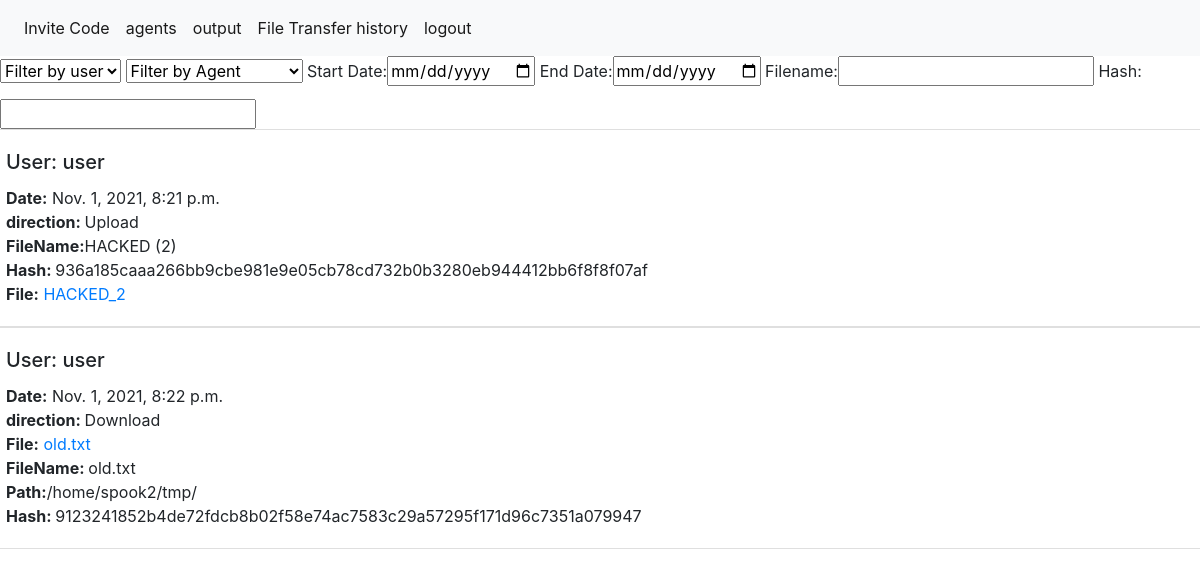
The page /ViewFileTransfer/ (signed in) on the database as committed earlier.
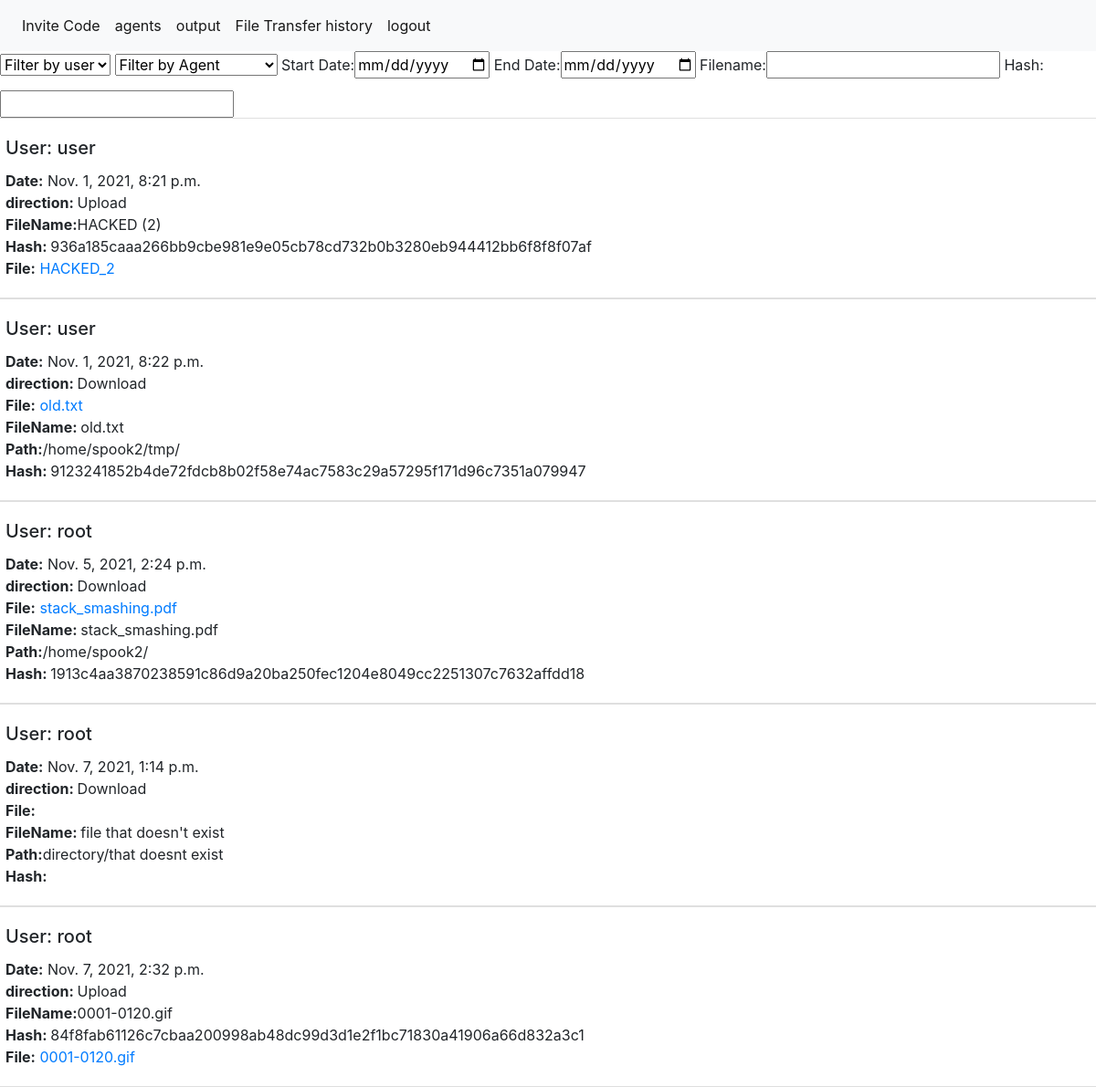
The same page on the database as committed later.
### api/models.py (models this page shows)
class UserActionLog(models.Model):
    User= models.ForeignKey(User, on_delete=models.PROTECT)
    Command = models.TextField()
    Output = models.TextField()
    Date = models.DateTimeField(default=timezone.now)
    CommandTypeEnumChoice=(
        ('FileTransfer','FileTransfer'),
        ('ShellCommand','ShellCommand')
    )
    CommandType = models.CharField(choices=CommandTypeEnumChoice,max_length=255)
    TransferLog= models.ForeignKey(FileTransferLog, on_delete=models.PROTECT,null=True,blank=True)
    Agent= models.ForeignKey(Agent,on_delete=models.PROTECT )
    Queued = models.BooleanField(default=True)

class FileTransferLog(models.Model):
    User= models.ForeignKey(User, on_delete=models.PROTECT)
    FileName = models.CharField(max_length=255)
    Time= models.DateTimeField(default=timezone.now)
    Hash =models.CharField(max_length=64)
    File=models.FileField(null=True)
    DirectionTypeEnumChoice=(
        ('Upload', 'Upload'),
        ('Download', 'Download')
    )
    direction= models.CharField(choices=DirectionTypeEnumChoice,max_length=255)
    Path= models.TextField(null=True)

### frontend/views.py (the view)
# urls.py: path('ViewFileTransfer/', views.ViewFileTransfer, name='ViewFileTransfer'),
@login_required
def ViewFileTransfer(request):
    output_list= UserActionLog.objects.all().exclude(TransferLog=FileTransferLog())
    user_list = User.objects.all().distinct()
    agent_list = Agent.objects.all().distinct()
    context= {
        'log_list': list(output_list),
        'user_list': list(user_list),
        'agent_list': list(agent_list),
    }
    return render(request, 'frontend/ViewFileTransfer.html', context)

### api/models.py (called while the page is built)
    def __str__(self):
        return self.name

### frontend/templates/frontend/ViewFileTransfer.html (shortened to what this page needs)
{% extends 'frontend/base.html' %}
{% block content %}
<select id="UserSelect" class="form-select form-select-lg mb-3" aria-label=".form-select-lg example" onChange="hidebutgood()">
    <option selected>Filter by user</option>
    </select>
    <select id="AgentSelect" class="form-select form-select-lg mb-3" aria-label=".form-select-lg example" onChange="hidebutgood()">
      <option selected>Filter by Agent</option>
    </select>
    Start Date:<input id="StartDate" type="date" onchange="hidebutgood()" >
    End Date:<input id="EndDate" type="date" onchange="hidebutgood()">
    Filename:<input type="text"  id="filename" onchange="hidebutgood()">
    Hash:<input type="text"  id="Hash" onchange="hidebutgood()" >
{% if log_list %}
<div class="row">
{% for log in log_list %}
{% if log.TransferLog.direction == 'Upload' %}
    <div class="card" style="width: 100%;">
        <div class="card-body">
          <h5 class="card-title">User: {{log.TransferLog.User}} </h5>
          <div class="card-text"><b>Date:</b> {{log.TransferLog.Time}}</div>
            <div class="card-text"><b>direction: </b>{{log.TransferLog.direction}}</div>
            <div class="card-text"><b>FileName:</b>{{log.TransferLog.FileName}}</div>
            <div class="card-text"><b>Hash: </b>{{log.TransferLog.Hash}}</div>
            <div class="card-text"><b>File:</b> <a href="/DownloadFiles/{{log.TransferLog.id}}/"> {{log.TransferLog.File}} </a></div>
             </div>
            </div>
            {% else %}
            <div class="card" style="width: 100%;">
                <div class="card-body">
                  <h5 class="card-title">User: {{log.TransferLog.User}} </h5>
                  <div class="card-text"><b>Date:</b> {{log.TransferLog.Time}}</div>
                    <div class="card-text"><b>direction: </b>{{log.TransferLog.direction}}</div>
                     <div class="card-text"><b>File:</b> <a href="/DownloadFiles/{{log.TransferLog.id}}/"> {{log.TransferLog.File}} </a></div>
                    <div class="card-text"><b>FileName: </b>{{log.TransferLog.FileName}}</div>
                    <div class="card-text"><b>Path:</b>{{log.TransferLog.Path}}</div>
                    <div class="card-text"><b>Hash: </b>{{log.TransferLog.Hash}}</div>
                     </div>
                    </div>
{% endif %}
{% endfor %}
</div>
{% else %}
<div class="card-text">Output:No output yet</div>
{% endif %}
{% endblock %}

### frontend/templates/frontend/base.html (shortened to what this page needs)
<html>
    <head>
        <link rel="stylesheet" href="https://stackpath.bootstrapcdn.com/bootstrap/4.3.1/css/bootstrap.min.css">
    </head>
    <body>
        {% block nav %}
        {% if user.is_authenticated %}
        <nav class="navbar navbar-expand-lg navbar-light bg-light">
            <div  id="navbarNavAltMarkup">
              <div class="navbar-nav">
                {% if user.is_superuser %}
                <a class="nav-item nav-link active" href="{% url 'InviteCodeView' %}">Invite Code</a>
                {% endif %}
                <a class="nav-item nav-link active" href="{% url 'agentselect' %}" href="#">agents <span class="sr-only">(current)</span></a>
                <a class="nav-item nav-link active" href="{% url 'output' %}">output</a>
                <a class="nav-item nav-link active" href="{% url 'ViewFileTransfer' %}" >File Transfer history</a>
                <a class="nav-item nav-link active" href="{% url 'logout' %}">logout</a>
              </div>
            </div>
          </nav>
            {% endif %}
        {% endblock %}
        {%block content %}
        {% endblock %}
    </body>
</html>

Rows that differ between the two databases and show on the page:
added UserActionLog: TransferLog.User "root", TransferLog.Time "Nov. 5, 2021, 2:24 p.m.", TransferLog.direction "Download", TransferLog.File "stack_smashing.pdf", TransferLog.FileName "stack_smashing.pdf", TransferLog.Path "/home/spook2/", TransferLog.Hash "1913c4aa3870238591c86d9a20ba250fec1204e8049cc2251307c7632affdd18"
added UserActionLog: TransferLog.User "root", TransferLog.Time "Nov. 7, 2021, 1:14 p.m.", TransferLog.direction "Download", TransferLog.FileName "file that doesn't exist", TransferLog.Path "directory/that doesnt exist"
added UserActionLog: TransferLog.User "root", TransferLog.Time "Nov. 7, 2021, 2:32 p.m.", TransferLog.direction "Upload", TransferLog.FileName "0001-0120.gif", TransferLog.Hash "84f8fab61126c7cbaa200998ab48dc99d3d1e2f1bc71830a41906a66d832a3c1", TransferLog.File "0001-0120.gif"
